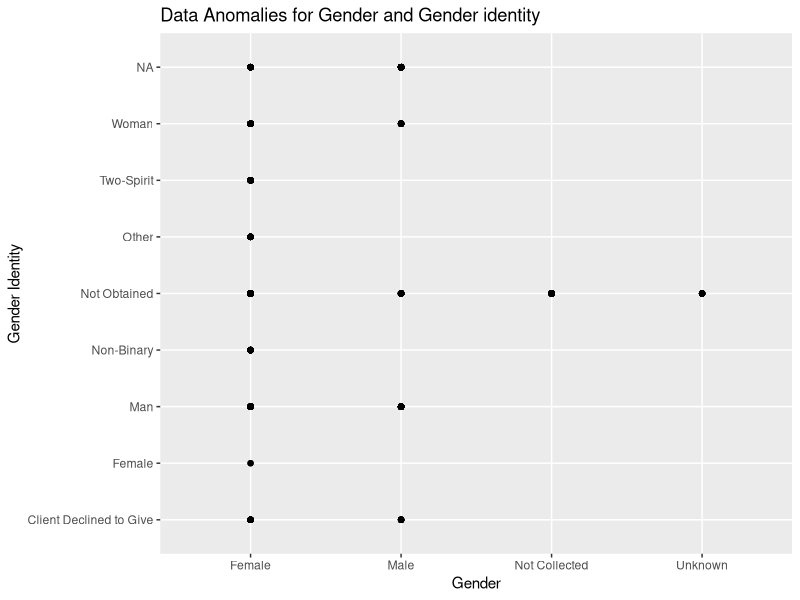

R code for this plot:
#Loading required libraries
library(ggplot2)

#Reading the HFS Data as csv into a variable
hfsData <- read.csv("HFS Service Data.csv")

#Generating a Scatter Plot
ggplot(hfsData, aes(gender, gender_identity)) + 
  ggtitle("Data Anomalies for Gender and Gender identity") + 
  xlab("Gender") + 
  ylab("Gender Identity") +
  geom_point()